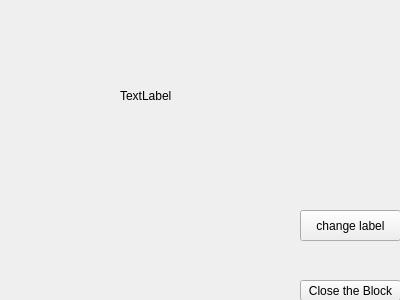
<?xml version="1.0" encoding="UTF-8"?>
<ui version="4.0">
 <class>Form</class>
 <widget class="QWidget" name="Form">
  <property name="geometry">
   <rect>
    <x>0</x>
    <y>0</y>
    <width>400</width>
    <height>300</height>
   </rect>
  </property>
  <property name="windowTitle">
   <string>Form</string>
  </property>
  <widget class="QPushButton" name="btn_close">
   <property name="geometry">
    <rect>
     <x>300</x>
     <y>280</y>
     <width>101</width>
     <height>21</height>
    </rect>
   </property>
   <property name="text">
    <string>Close the Block</string>
   </property>
  </widget>
  <widget class="QPushButton" name="btn_change">
   <property name="geometry">
    <rect>
     <x>300</x>
     <y>210</y>
     <width>101</width>
     <height>31</height>
    </rect>
   </property>
   <property name="text">
    <string>change label</string>
   </property>
  </widget>
  <widget class="QLabel" name="label">
   <property name="geometry">
    <rect>
     <x>120</x>
     <y>90</y>
     <width>54</width>
     <height>12</height>
    </rect>
   </property>
   <property name="text">
    <string>TextLabel</string>
   </property>
  </widget>
 </widget>
 <resources/>
 <connections/>
</ui>
